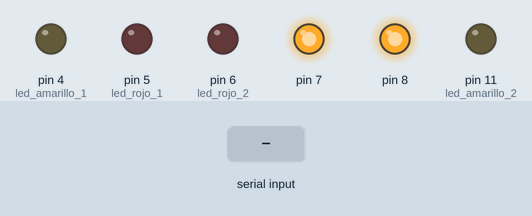
Bench run of a sketch on a simulated Arduino Uno, built with avr-gcc and run on an emulated ATmega328P. Shown: output pins drawn as LEDs (lit = HIGH). The test bench sets the inputs (shaded band).

Above: at 1.2 s.
1.3 s: "a" received over the second serial link
At 2.0 s:
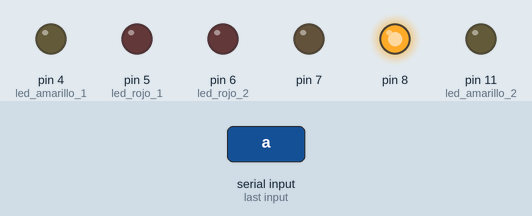
2.8 s: "b" received over the second serial link
At 3.2 s:
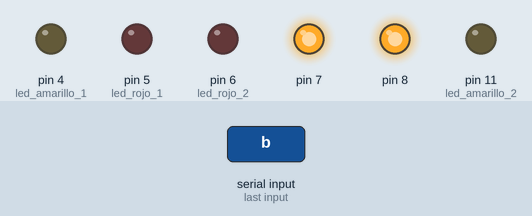
4.3 s: "c" received over the second serial link
At 5.5 s:
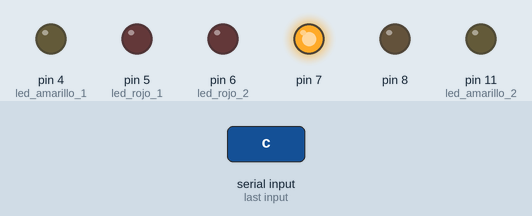
Timing chart, 0 to 7.3 s (numbered marks = the images above; inputs shaded):
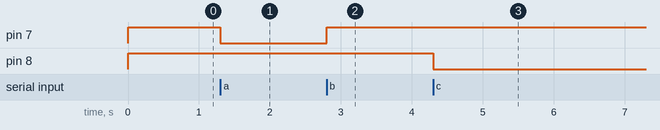

Measured:
- after the input at 1.3 s, pin 7: HIGH → LOW at once
- after the input at 2.8 s, pin 7: LOW → HIGH at once
- after the input at 4.3 s, pin 8: HIGH → LOW at once

The sketch:

Codigo_bluetooth.ino
```cpp
#include <SoftwareSerial.h>
SoftwareSerial BTSerial(2, 3);
int led_amarillo_1=4;
int led_amarillo_2=11;
int led_rojo_1=5;
int led_rojo_2=6;


void setup() {
  Serial.begin(9600);
  BTSerial.begin(9600);

  pinMode(7,OUTPUT);
  pinMode(8,OUTPUT);
  digitalWrite(7,1);
  digitalWrite(8,1);
  pinMode(led_amarillo_1,OUTPUT);
  pinMode(led_amarillo_2,OUTPUT);
  pinMode(led_rojo_1,OUTPUT);
  pinMode(led_rojo_2,OUTPUT);}

void loop() {
  if (BTSerial.available()) {
    char Mensaje = BTSerial.read();


  if (Mensaje == 'a') {
    digitalWrite(7,0);
    digitalWrite(8,1);}
    parar_apagado();
  if (Mensaje == 'b'){//Parar.
    digitalWrite(7,1);
    digitalWrite(8,1);
 parar();}

  if (Mensaje== 'c'){
    digitalWrite(8,0);
    digitalWrite(7,1);}
   // emergencia();
   //parar_apagado();
   }
   else{
   parar_apagado(); }
}
  void emergencia(){
    digitalWrite(led_amarillo_1,HIGH);
    digitalWrite(led_amarillo_2,HIGH);
    delay(1000);
    digitalWrite(led_amarillo_1,LOW);
    digitalWrite(led_amarillo_2,LOW);
    delay(1000);}
    void parar (){
      digitalWrite(led_rojo_1,HIGH);
      digitalWrite(led_rojo_2,HIGH);}
      void parar_apagado(){
       digitalWrite(led_rojo_1,LOW);
      digitalWrite(led_rojo_2,LOW); }
```
